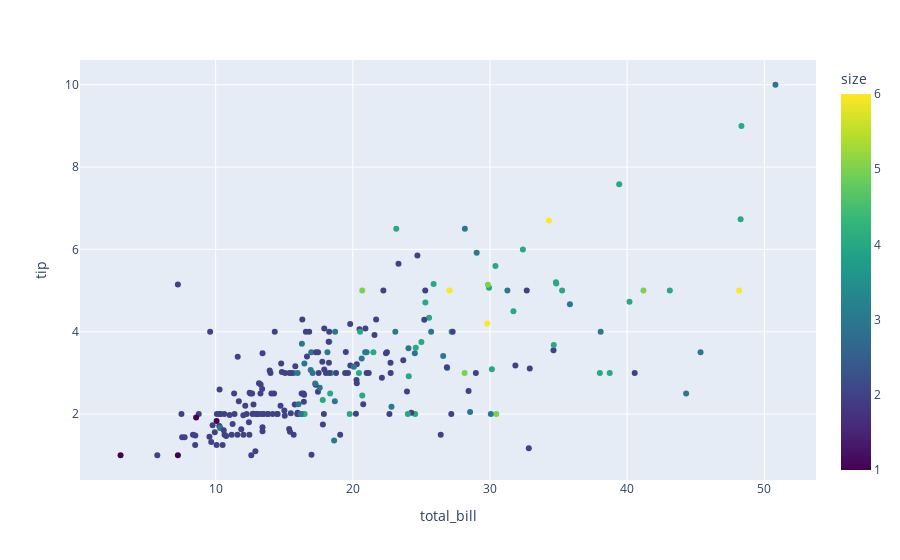

The notebook cell saved with this chart:
### Code cell
px.scatter(data,
          x="total_bill",
          y="tip", 
          color="size", 
          color_continuous_scale=px.colors.sequential.Viridis)

### Figure 1 — Plotly figure (JSON) as saved in the notebook; plotly's stock layout.template omitted (floating-point values rounded to 4 significant figures; data arrays with more than 128 entries replaced by an {"elided": "..."} marker saying what was removed)
{"data": [{"hovertemplate": "total_bill=%{x}<br>tip=%{y}<br>size=%{marker.color}<extra></extra>", "legendgroup": "", "marker": {"color": {"elided": "244 int values"}, "coloraxis": "coloraxis", "symbol": "circle"}, "mode": "markers", "name": "", "orientation": "v", "showlegend": false, "type": "scatter", "x": {"elided": "244 float values"}, "xaxis": "x", "y": {"elided": "244 float values"}, "yaxis": "y"}], "layout": {"coloraxis": {"colorbar": {"title": {"text": "size"}}, "colorscale": [[0, "#440154"], [0.1111, "#482878"], [0.2222, "#3e4989"], [0.3333, "#31688e"], [0.4444, "#26828e"], [0.5556, "#1f9e89"], [0.6667, "#35b779"], [0.7778, "#6ece58"], [0.8889, "#b5de2b"], [1, "#fde725"]]}, "legend": {"tracegroupgap": 0}, "margin": {"t": 60}, "xaxis": {"anchor": "y", "domain": [0, 1], "title": {"text": "total_bill"}}, "yaxis": {"anchor": "x", "domain": [0, 1], "title": {"text": "tip"}}}}
